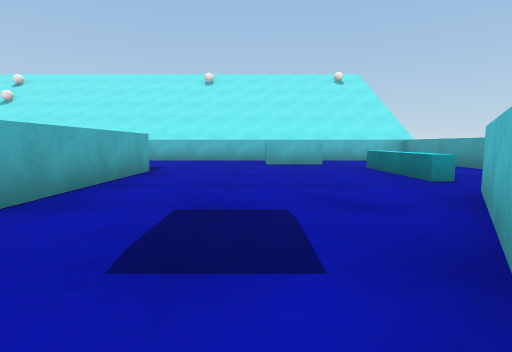
[1] (above)

18 first-person views from a walk through a Unity game level. The camera is 0.58 m above the floor, tilts 6° down and sees 80° across. The floor is counted in squares, 1 m on a side. Each view is taken from the middle of a square. On the plan, view 1 faces up. The plan holds only what a view shows up to about 9 squares ahead; the rest is blank. The place goes on beyond the plan. The player is left out. Surface patterns are stand-ins for the level's own textures.

[2]
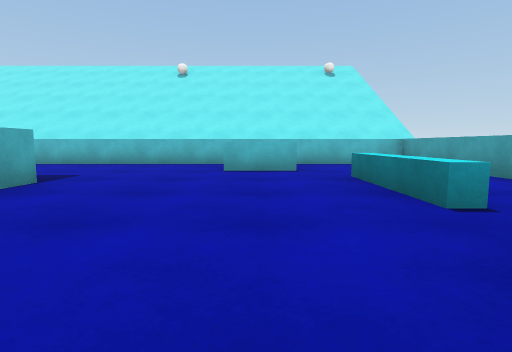

[3]
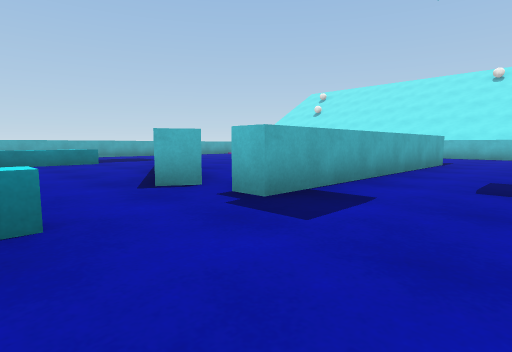

[4]
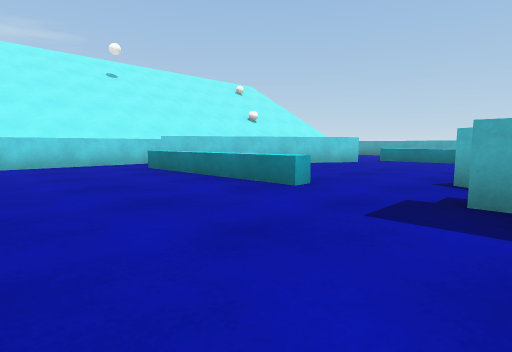

[5]
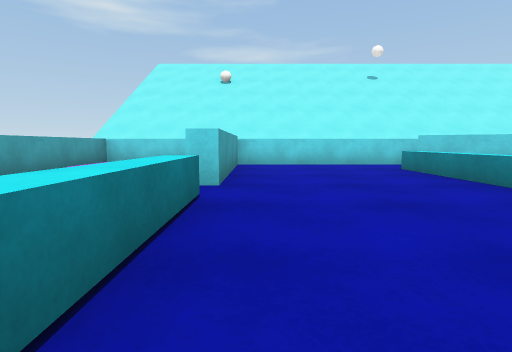

[6]
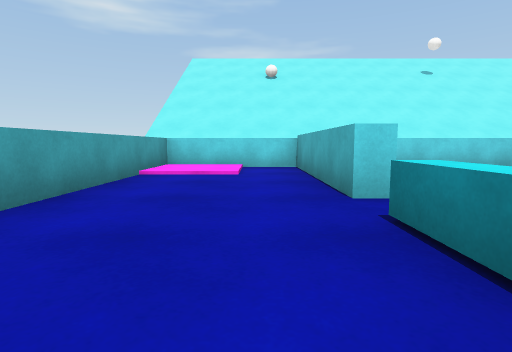

[7]
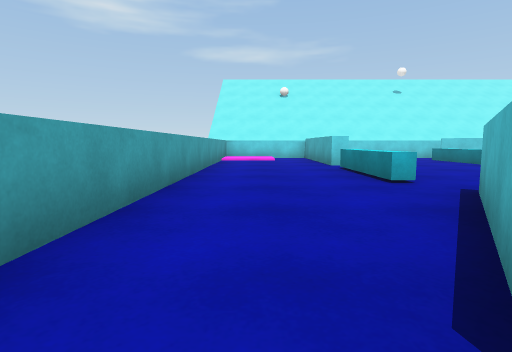

[8]
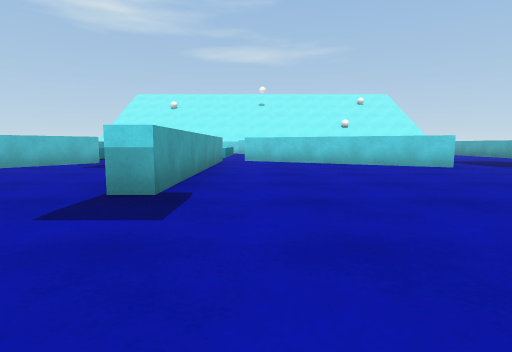

[9]
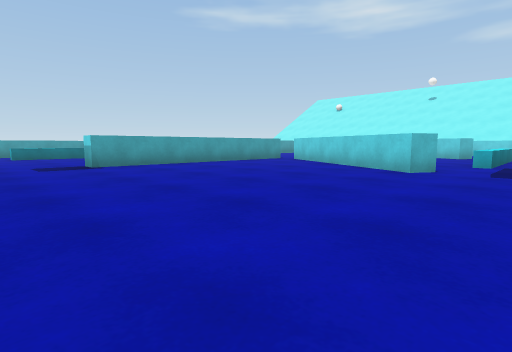

[10]
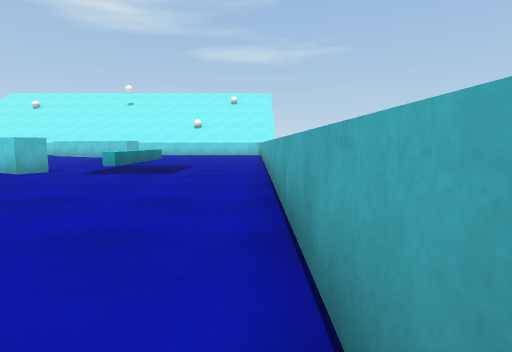

[11]
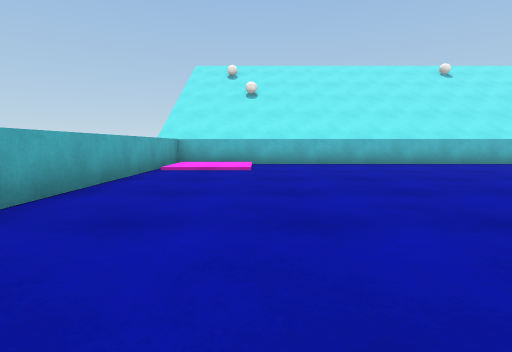

[12]
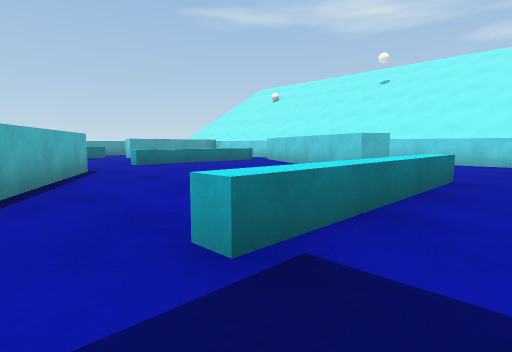

[13]
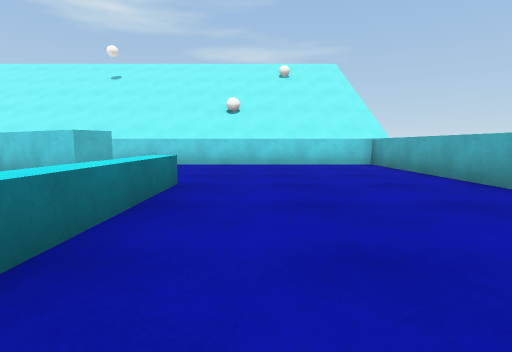

[14]
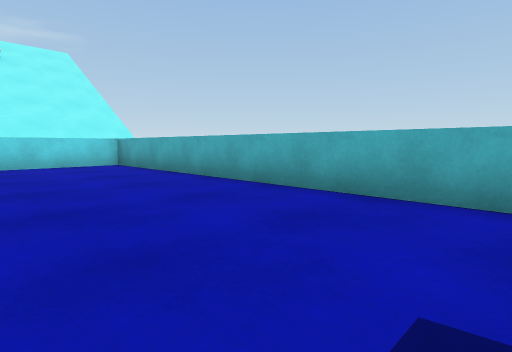

[15]
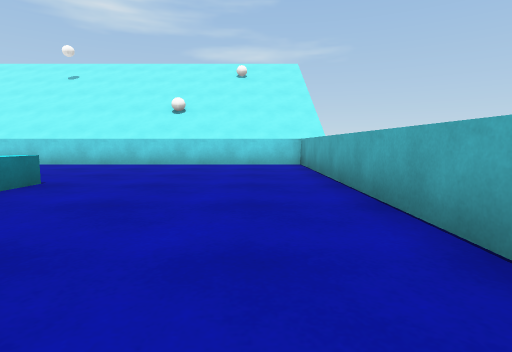

[16]
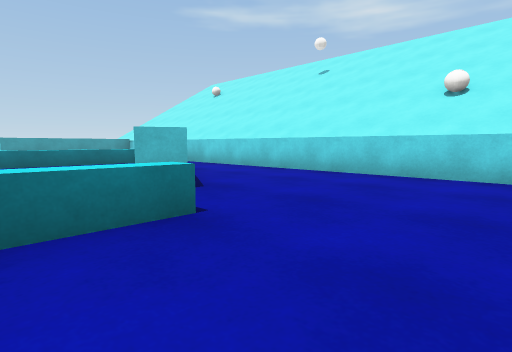

[17]
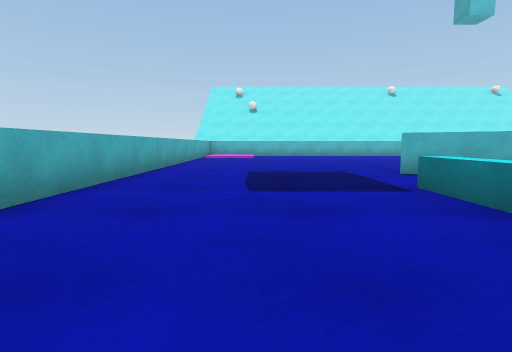

[18]
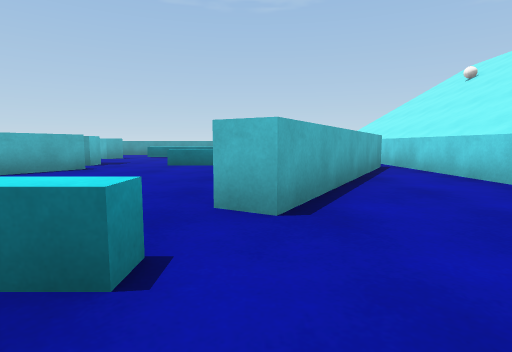

### Floor plan
Key: @ floor where view 1 was taken; # wall or solid block; . main floor; : floor 0.05 m higher than the main floor; ^ raised ledge; B cyan block.
Columns run from 15 left of view 1 to 6 right of it. Each row starts with its distance up from view 1.
 11  ^^^^^^^^^^^^^^^^^^^^
 10 ^::.............BB. ^
  9 ^::.............BB. ^
  8 ^.................. ^
  7 ^.................^ ^
  6 ^...........#.....^.^
  5 ^...........#.....^.
  4 ^...........#.......
  3 ^...........#....##.^
  2 ^.....##....#....#..^
  1 ^......###..#...##..^
  0 ^....^...####..@....^
 -1 ^....^.....#.....^..^
 -2 ^....^...........^..^
 -3 ^....^......^....^..^
 -4 ^....^......^.......^
 -5 ^......##...^....#..^
 -6 ^.......###.^....#..^
 -7 ^.........###....#.:^
 -8 ^..........##....#.:^
 -9  ^^^^^^^^^^^^^^^^^^^^
-10                    ^^^

Positions as (right, up) in squares from view 1, and headings:
1: (0, 0), facing up
2: (1, 2), facing up
3: (0, -3), facing up-left
4: (1, 0), facing down-left
5: (1, 0), facing down
6: (3, -1), facing down
7: (4, 4), facing down
8: (-4, 10), facing down
9: (-11, 9), facing down-right
10: (-14, 9), facing down
11: (-12, 2), facing up
12: (-11, 1), facing down-right
13: (-11, 0), facing down
14: (-11, 0), facing down-left
15: (-13, 0), facing down
16: (-12, -3), facing down-right
17: (-12, -4), facing up
18: (-11, -5), facing right
